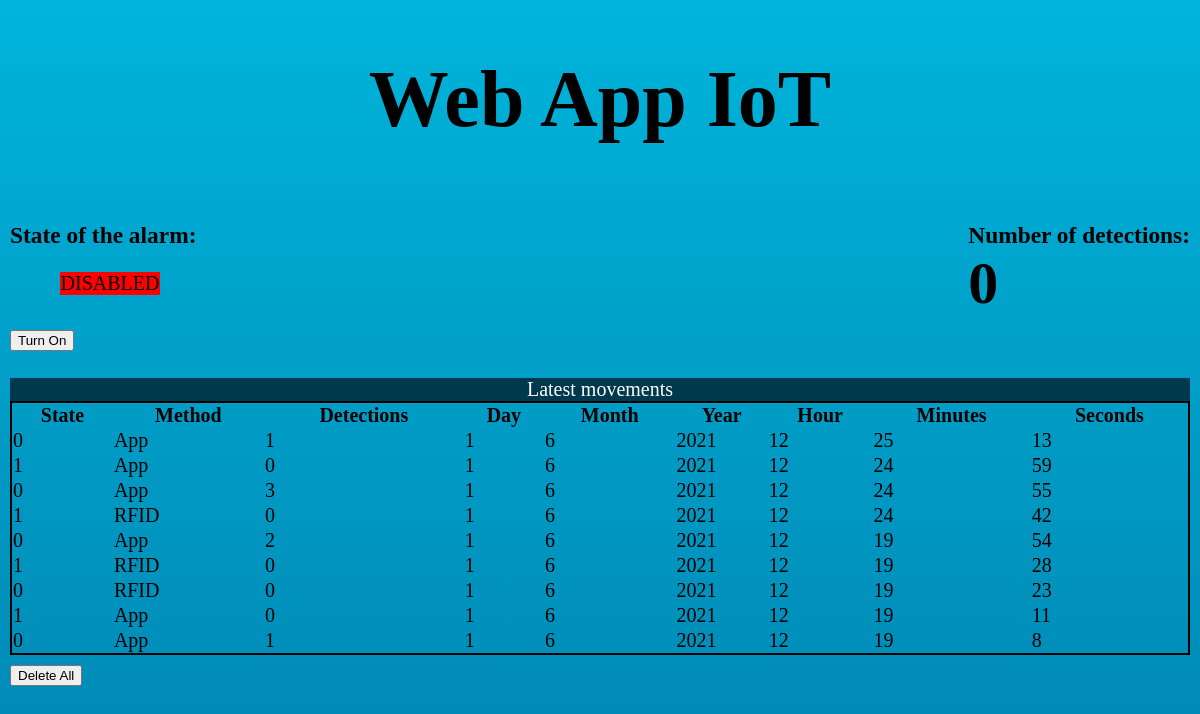
The page / on the database its author committed.
### tables this page shows
CREATE TABLE `registry` (
  `state` int(11) NOT NULL,
  `method` text NOT NULL,
  `detections` int(3) NOT NULL DEFAULT 0,
  `day` int(11) NOT NULL,
  `month` int(11) NOT NULL,
  `year` int(11) NOT NULL,
  `hour` int(11) NOT NULL,
  `minutes` int(11) NOT NULL,
  `seconds` int(11) NOT NULL
);

### index.php (the view, shortened to what this page needs)
<!DOCTYPE html>
<?php
    $bbdd = mysqli_connect('localhost', 'root', '', 'alarmsystem') or
        die("Error de conexión".mysqli_error($bbdd));
    mysqli_set_charset($bbdd, "utf8");
    $query = "SELECT state FROM stateAlarm";
    $result = mysqli_query($bbdd, $query);
    $row = mysqli_fetch_array($result, MYSQLI_NUM);
    $row[0] = intval($row[0]);
    $command = "python state.py";
    $output = shell_exec($command);
    $output[0] = intval($output[0]);
    $command = "python stated.py";
    $det = shell_exec($command);
    $det = intval($det);
?>
<html>
    <head>
        <link rel="stylesheet" href="css/style.css" type="text/css" charset="utf-8" />
    </head>
    <body>
        <div id="title" style="text-align: center; font-size: 40px;"><h1>Web App IoT</h1></div>
        <div id="state">
            <h3>State of the alarm: </h3>
            <?php
                if($output[0] == '0')
                {
                    echo "<div style='width: 100px; background-color: red; margin-left: 50px ;margin-bottom: 25px; text-align: center'>DISABLED</div>";
                    $button = "Turn On";
                }
                else if($output[0] == '1')
                {
                    echo "<div style='width: 100px; background-color: green; margin-left: 50px ;margin-bottom: 25px; text-align: center'>ENABLED</div>";
                    $button = "Turn Off";
                }
            ?>
            <form action="alarmmanagement.php" method="get">
                <input type="submit" id="Boton" value="<?=$button?>"/>
            </form>
        </div>
        <div id="detections">
            <h3 style="float: right;">Number of detections: <div id="number"><?php
					echo $det;
					$query = "UPDATE detable SET detections=$det WHERE 1";
					mysqli_query($bbdd, $query) or die("Error de conexión".mysqli_error($bbdd));
                                        ?></div>
            </h3>
        </div>
        <br><br><br><br><br><br><br><br><br><br>
        <div id="registro" style="overflow-x:auto; padding-left: 10px; padding-right: 10px;">
            <table>
                <caption style="background-color: #00394d; color: white;">Latest movements</caption>
                <tr><th>State</th><th>Method</th><th>Detections</th><th>Day</th><th>Month</th><th>Year</th><th>Hour</th><th>Minutes</th><th>Seconds</th></tr>
                <?php
                    $query = "SELECT * FROM registry ORDER BY year DESC, month DESC, day DESC, hour DESC, minutes DESC, seconds DESC";
                    $result = mysqli_query($bbdd, $query);
                    $i = 0;
                    while(++$i < 10 && $row = mysqli_fetch_array($result, MYSQLI_NUM))
                    {
                        print "<tr><td>{$row[0]}</td><td>{$row[1]}</td><td>{$row[2]}</td><td>{$row[3]}</td><td>{$row[4]}</td><td>{$row[5]}</td><td>{$row[6]}</td><td>{$row[7]}</td><td>{$row[8]}</td></tr>";
                    }
                ?>
            </table>
            <form action="alarmmanagement.php" method="get">
                <input type="submit" id="Boton" value="Delete All"/>
            </form>
        </div>
    </body>
</html>

### style.css (style rules this page uses)
html { font-family: Consolas; }
body { background: #00B4DB; background: -webkit-linear-gradient(to top, #0083B0, #00B4DB); background: linear-gradient(to top, #0083B0, #00B4DB); margin: 0; width: 100vw; height: 100vh; }
table { margin-left: auto; margin-right: auto; width: 100%; }
body table { font-family: Consolas; font-size: 20px; font-weight: normal; color: black; border-spacing: 10px 5px; border: 2px solid black; border-collapse: collapse; }
#registro { clear: both; margin-left: auto; margin-right: auto; }
#state { font-size: 20px; float: left; padding-left: 10px; }
#number { font-size: 60px; }
#detections { font-size: 20px; padding-right: 10px; }
#Boton { margin-top: 10px; }

### rows shown on the page
registry: state "0", method "App", detections "1", day "1", month "6", year "2021", hour "12", minutes "25", seconds "13"
registry: state "1", method "App", detections "0", day "1", month "6", year "2021", hour "12", minutes "24", seconds "59"
registry: state "0", method "App", detections "3", day "1", month "6", year "2021", hour "12", minutes "24", seconds "55"
registry: state "1", method "RFID", detections "0", day "1", month "6", year "2021", hour "12", minutes "24", seconds "42"
registry: state "0", method "App", detections "2", day "1", month "6", year "2021", hour "12", minutes "19", seconds "54"
registry: state "1", method "RFID", detections "0", day "1", month "6", year "2021", hour "12", minutes "19", seconds "28"
registry: state "0", method "RFID", detections "0", day "1", month "6", year "2021", hour "12", minutes "19", seconds "23"
registry: state "1", method "App", detections "0", day "1", month "6", year "2021", hour "12", minutes "19", seconds "11"
registry: state "0", method "App", detections "1", day "1", month "6", year "2021", hour "12", minutes "19", seconds "8"

### other values the page prints
$det "0"
